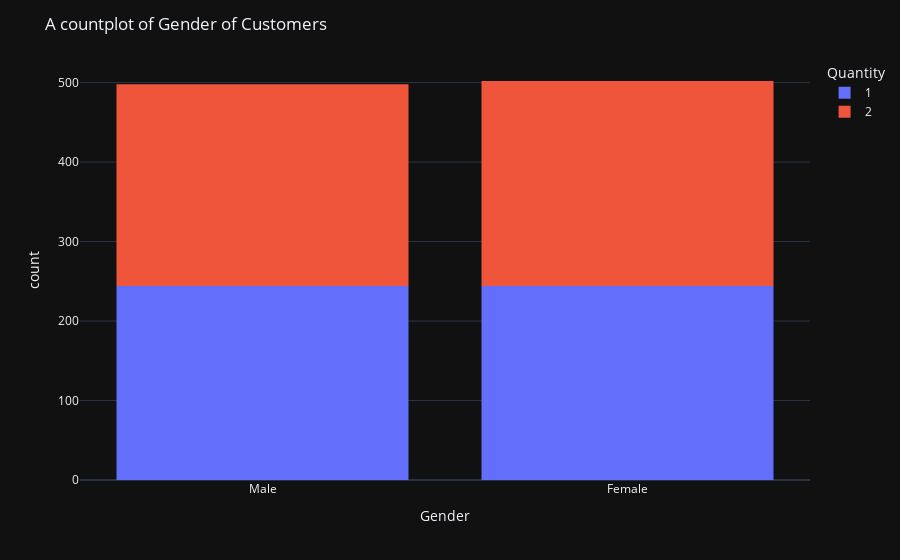

Write notebook code for a chart like this one.
### Code cell
#histogram plot 
fig = px.histogram(df, x = "Gender",  color = "Quantity",
             height = 400,  template='plotly_dark')

fig.update_layout(
    title_text='A countplot of Gender of Customers')
fig.show()

### Figure 1 — Plotly figure (JSON) as saved in the notebook; plotly's stock layout.template omitted (floating-point values rounded to 4 significant figures; data arrays with more than 128 entries replaced by an {"elided": "..."} marker saying what was removed)
{"data": [{"alignmentgroup": "True", "bingroup": "x", "hovertemplate": "Quantity=1<br>Gender=%{x}<br>count=%{y}<extra></extra>", "legendgroup": "1", "marker": {"color": "#636efa", "pattern": {"shape": ""}}, "name": "1", "offsetgroup": "1", "orientation": "v", "showlegend": true, "type": "histogram", "x": {"elided": "488 str values"}, "xaxis": "x", "yaxis": "y"}, {"alignmentgroup": "True", "bingroup": "x", "hovertemplate": "Quantity=2<br>Gender=%{x}<br>count=%{y}<extra></extra>", "legendgroup": "2", "marker": {"color": "#EF553B", "pattern": {"shape": ""}}, "name": "2", "offsetgroup": "2", "orientation": "v", "showlegend": true, "type": "histogram", "x": {"elided": "512 str values"}, "xaxis": "x", "yaxis": "y"}], "layout": {"autosize": true, "barmode": "relative", "legend": {"title": {"text": "Quantity"}, "tracegroupgap": 0}, "margin": {"t": 60}, "title": {"text": "A countplot of Gender of Customers"}, "xaxis": {"anchor": "y", "autorange": true, "domain": [0, 1], "range": [-0.5, 1.5], "title": {"text": "Gender"}, "type": "category"}, "yaxis": {"anchor": "x", "autorange": true, "domain": [0, 1], "range": [0, 528.4], "title": {"text": "count"}}}}
